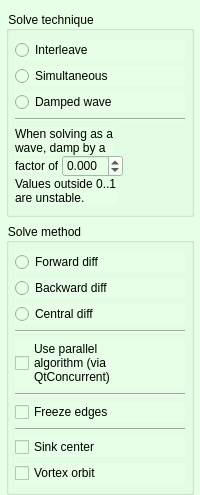
        <widget class="QWidget" name="solve_tab">
         <property name="styleSheet">
          <string>background-color: rgb(230, 255, 230);</string>
         </property>
         <attribute name="title">
          <string>Solve</string>
         </attribute>
         <layout class="QVBoxLayout" name="verticalLayout_17">
          <property name="leftMargin">
           <number>6</number>
          </property>
          <property name="rightMargin">
           <number>6</number>
          </property>
          <property name="bottomMargin">
           <number>0</number>
          </property>
          <item>
           <widget class="QGroupBox" name="gbox_technique">
            <property name="sizePolicy">
             <sizepolicy hsizetype="Minimum" vsizetype="Fixed">
              <horstretch>0</horstretch>
              <verstretch>0</verstretch>
             </sizepolicy>
            </property>
            <property name="title">
             <string>Solve technique</string>
            </property>
            <layout class="QVBoxLayout" name="verticalLayout_24">
             <property name="leftMargin">
              <number>6</number>
             </property>
             <property name="rightMargin">
              <number>6</number>
             </property>
             <item>
              <widget class="QRadioButton" name="p_radio_technique_ortho_interleave_">
               <property name="text">
                <string>Interleave</string>
               </property>
              </widget>
             </item>
             <item>
              <widget class="QRadioButton" name="p_radio_technique_simultaneous_">
               <property name="text">
                <string>Simultaneous</string>
               </property>
              </widget>
             </item>
             <item>
              <widget class="QRadioButton" name="p_radio_technique_wave_">
               <property name="text">
                <string>Damped wave</string>
               </property>
              </widget>
             </item>
             <item>
              <widget class="Line" name="line_2">
               <property name="orientation">
                <enum>Qt::Horizontal</enum>
               </property>
              </widget>
             </item>
             <item>
              <layout class="QVBoxLayout" name="verticalLayout_27">
               <property name="spacing">
                <number>0</number>
               </property>
               <property name="bottomMargin">
                <number>0</number>
               </property>
               <item>
                <widget class="QLabel" name="label_7">
                 <property name="sizePolicy">
                  <sizepolicy hsizetype="Fixed" vsizetype="Fixed">
                   <horstretch>0</horstretch>
                   <verstretch>0</verstretch>
                  </sizepolicy>
                 </property>
                 <property name="text">
                  <string>When solving as a
wave, damp by a</string>
                 </property>
                 <property name="textFormat">
                  <enum>Qt::PlainText</enum>
                 </property>
                </widget>
               </item>
               <item>
                <layout class="QHBoxLayout" name="horizontalLayout_3">
                 <property name="spacing">
                  <number>0</number>
                 </property>
                 <item>
                  <widget class="QLabel" name="label_5">
                   <property name="sizePolicy">
                    <sizepolicy hsizetype="Fixed" vsizetype="Fixed">
                     <horstretch>0</horstretch>
                     <verstretch>0</verstretch>
                    </sizepolicy>
                   </property>
                   <property name="text">
                    <string>factor of </string>
                   </property>
                   <property name="textFormat">
                    <enum>Qt::PlainText</enum>
                   </property>
                  </widget>
                 </item>
                 <item>
                  <widget class="QDoubleSpinBox" name="p_dspinb_damping_">
                   <property name="sizePolicy">
                    <sizepolicy hsizetype="Maximum" vsizetype="Fixed">
                     <horstretch>0</horstretch>
                     <verstretch>0</verstretch>
                    </sizepolicy>
                   </property>
                   <property name="decimals">
                    <number>3</number>
                   </property>
                   <property name="minimum">
                    <double>-1.000000000000000</double>
                   </property>
                   <property name="maximum">
                    <double>2.000000000000000</double>
                   </property>
                   <property name="singleStep">
                    <double>0.010000000000000</double>
                   </property>
                   <property name="value">
                    <double>0.000000000000000</double>
                   </property>
                  </widget>
                 </item>
                 <item>
                  <spacer name="horizontalSpacer_2">
                   <property name="orientation">
                    <enum>Qt::Horizontal</enum>
                   </property>
                   <property name="sizeHint" stdset="0">
                    <size>
                     <width>0</width>
                     <height>0</height>
                    </size>
                   </property>
                  </spacer>
                 </item>
                </layout>
               </item>
               <item>
                <widget class="QLabel" name="label_8">
                 <property name="sizePolicy">
                  <sizepolicy hsizetype="Fixed" vsizetype="Fixed">
                   <horstretch>0</horstretch>
                   <verstretch>0</verstretch>
                  </sizepolicy>
                 </property>
                 <property name="text">
                  <string>Values outside 0..1
are unstable.</string>
                 </property>
                 <property name="textFormat">
                  <enum>Qt::PlainText</enum>
                 </property>
                </widget>
               </item>
              </layout>
             </item>
            </layout>
           </widget>
          </item>
          <item>
           <widget class="QGroupBox" name="gbox_method">
            <property name="sizePolicy">
             <sizepolicy hsizetype="Minimum" vsizetype="Fixed">
              <horstretch>0</horstretch>
              <verstretch>0</verstretch>
             </sizepolicy>
            </property>
            <property name="title">
             <string>Solve method</string>
            </property>
            <layout class="QVBoxLayout" name="verticalLayout_21">
             <property name="leftMargin">
              <number>6</number>
             </property>
             <property name="rightMargin">
              <number>6</number>
             </property>
             <item>
              <widget class="QRadioButton" name="p_radio_method_forward_diff_">
               <property name="text">
                <string>Forward diff</string>
               </property>
              </widget>
             </item>
             <item>
              <widget class="QRadioButton" name="p_radio_method_backward_diff_">
               <property name="text">
                <string>Backward diff</string>
               </property>
              </widget>
             </item>
             <item>
              <widget class="QRadioButton" name="p_radio_method_central_diff_">
               <property name="text">
                <string>Central diff</string>
               </property>
              </widget>
             </item>
             <item>
              <widget class="Line" name="line">
               <property name="orientation">
                <enum>Qt::Horizontal</enum>
               </property>
              </widget>
             </item>
             <item>
              <widget class="QCheckBox" name="p_check_method_parallel_">
               <property name="text">
                <string>Use parallel
algorithm (via
QtConcurrent)</string>
               </property>
              </widget>
             </item>
             <item>
              <widget class="Line" name="line_6">
               <property name="orientation">
                <enum>Qt::Horizontal</enum>
               </property>
              </widget>
             </item>
             <item>
              <widget class="QCheckBox" name="p_check_fix_edges_">
               <property name="text">
                <string>Freeze edges</string>
               </property>
              </widget>
             </item>
             <item>
              <widget class="Line" name="line_9">
               <property name="orientation">
                <enum>Qt::Horizontal</enum>
               </property>
              </widget>
             </item>
             <item>
              <widget class="QCheckBox" name="p_check_sink_center_">
               <property name="text">
                <string>Sink center</string>
               </property>
              </widget>
             </item>
             <item>
              <widget class="QCheckBox" name="p_check_vortex_">
               <property name="text">
                <string>Vortex orbit</string>
               </property>
              </widget>
             </item>
            </layout>
           </widget>
          </item>
          <item>
           <spacer name="sheet_tab_bottom_spacer">
            <property name="orientation">
             <enum>Qt::Vertical</enum>
            </property>
            <property name="sizeHint" stdset="0">
             <size>
              <width>0</width>
              <height>0</height>
             </size>
            </property>
           </spacer>
          </item>
         </layout>
        </widget>
